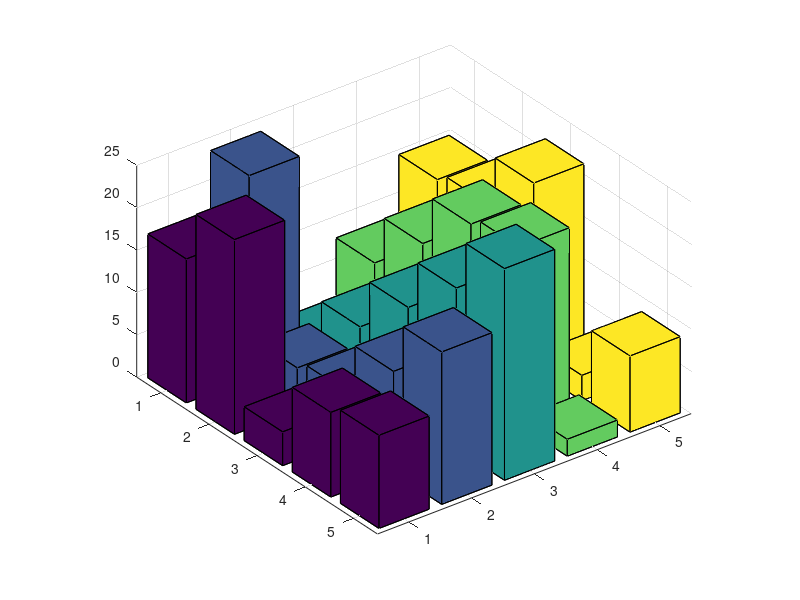

Write the MATLAB code that produced this figure.
% tmp = 'Newfolder';
% mkdir(tmp);
% newFile = fullfile(tmp,'ANewFile.m');
% fid = fopen(newFile,'w');
% fprintf(fid,'Z = magic(5);\n');
% fprintf(fid,'b = bar3(Z);\n'); 
% fclose(fid);


Z = magic(5);
b = bar3(Z);
